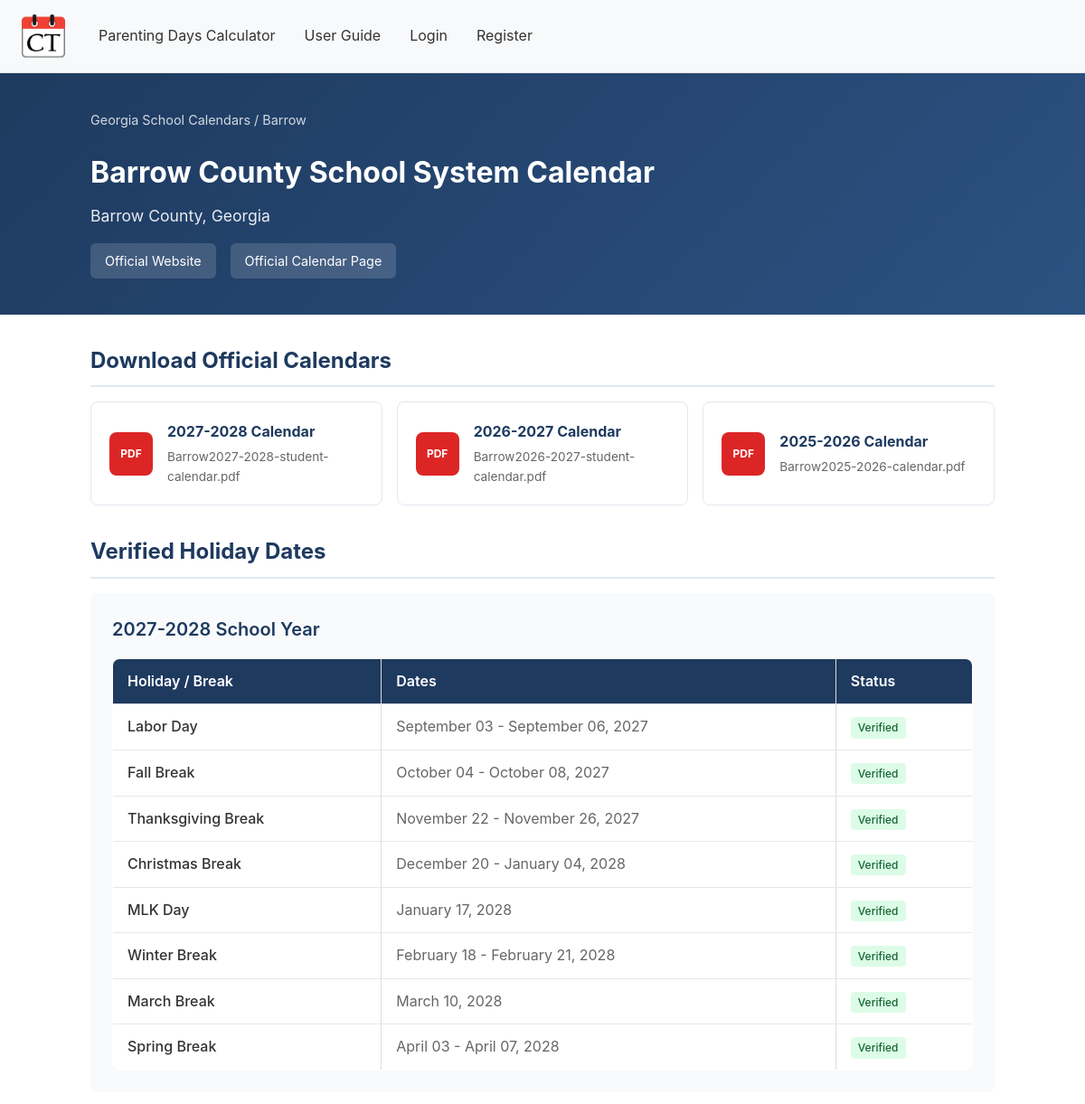
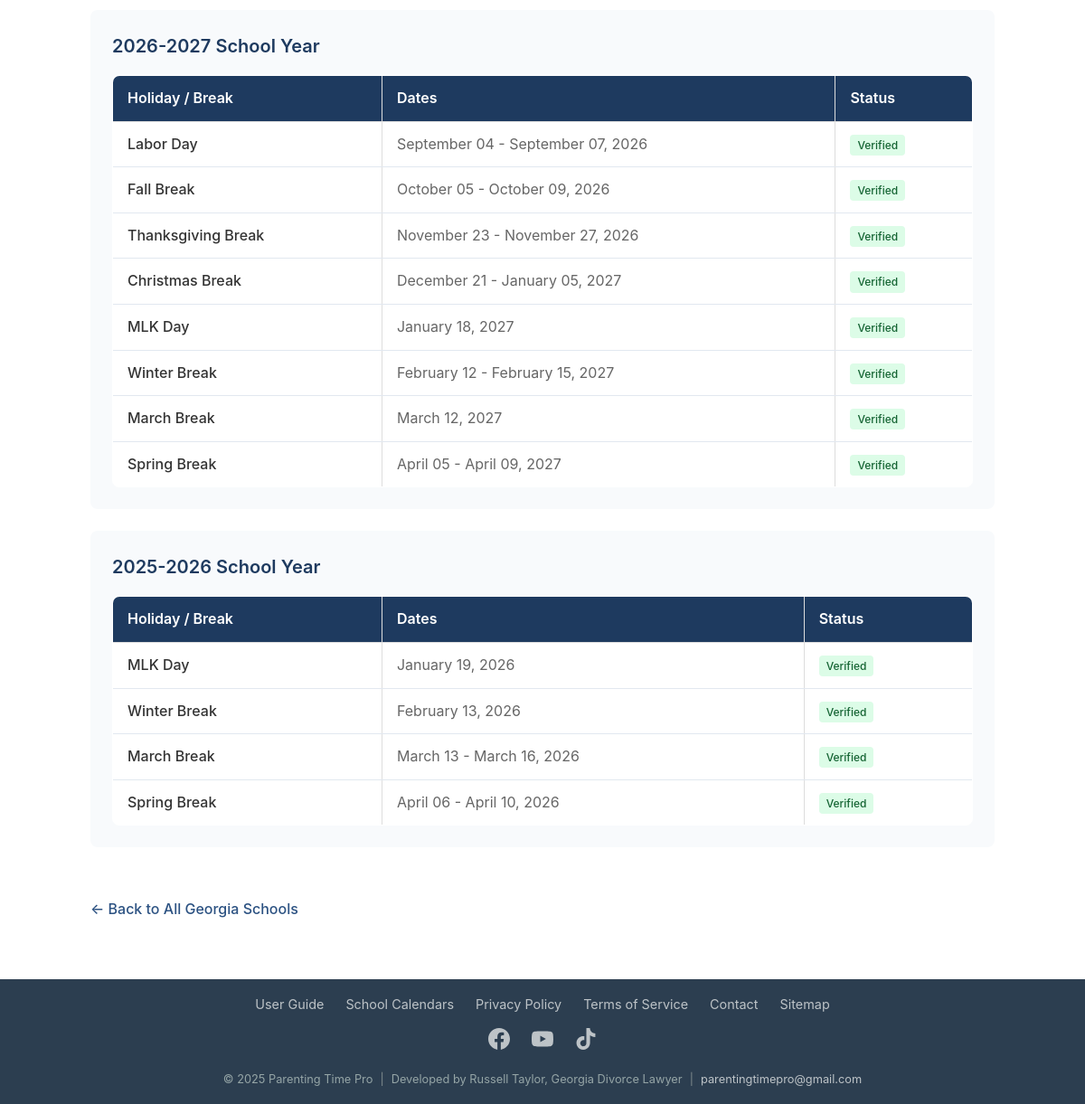
/georgia-school-calendars/barrow-county, run on the app's committed database (2 pictures, top to bottom).
### models.py (models this page shows, shortened)
class SchoolEntity(db.Model):
    __tablename__ = 'school_entity'
    id = db.Column(db.Integer, primary_key=True)
    entity_type = db.Column(db.String(20), nullable=False, default='public_district')
    district_name = db.Column(db.String(255), nullable=False)
    normalized_name = db.Column(db.String(255), nullable=False, index=True)
    county = db.Column(db.String(100), nullable=True, index=True)
    nces_id = db.Column(db.String(50), nullable=True)
    is_active = db.Column(db.Boolean, default=True)
    website = db.Column(db.String(500), nullable=True)
    official_website = db.Column(db.String(500), nullable=True)  # Main school district website
    calendar_page_url = db.Column(db.String(500), nullable=True)  # Direct link to calendar page
    slug = db.Column(db.String(100), nullable=True, unique=True, index=True)  # URL-friendly name
    created_at = db.Column(db.DateTime, default=datetime.utcnow)
    updated_at = db.Column(db.DateTime, default=datetime.utcnow, onupdate=datetime.utcnow)
    __table_args__ = (
        db.UniqueConstraint('entity_type', 'normalized_name', 'county', name='uix_entity_type_name_county'),
        db.Index('ix_entity_county_name', 'county', 'normalized_name'),
    )

class CalendarFile(db.Model):
    __tablename__ = 'calendar_file'
    id = db.Column(db.Integer, primary_key=True)
    school_entity_id = db.Column(db.Integer, db.ForeignKey('school_entity.id'), nullable=False)
    school_year = db.Column(db.String(20), nullable=False)  # "2025-2026"
    filename = db.Column(db.String(255), nullable=False)  # Original filename
    file_path = db.Column(db.String(500), nullable=False)  # Relative path in Official_Calendars
    file_type = db.Column(db.String(10), default='pdf')  # pdf, png, jpeg
    file_size = db.Column(db.Integer, nullable=True)  # Size in bytes
    created_at = db.Column(db.DateTime, default=datetime.utcnow)
    school_entity = db.relationship('SchoolEntity', backref=db.backref('calendar_files', lazy='dynamic'))
    __table_args__ = (
        db.Index('ix_file_entity_year', 'school_entity_id', 'school_year'),
    )

class VerifiedHoliday(db.Model):
    __tablename__ = 'verified_holiday'
    id = db.Column(db.Integer, primary_key=True)
    school_entity_id = db.Column(db.Integer, db.ForeignKey('school_entity.id'), nullable=False)
    school_year = db.Column(db.String(20), nullable=False)  # "2025-2026"
    name = db.Column(db.String(100), nullable=False)  # "Labor Day", "Spring Break"
    start_date = db.Column(db.Date, nullable=False)
    end_date = db.Column(db.Date, nullable=False)
    is_verified = db.Column(db.Boolean, default=True)  # True for human-verified, False for AI-detected
    source = db.Column(db.String(20), default='manual')  # 'manual', 'ai_detected', 'imported'
    confidence = db.Column(db.Float, nullable=True)  # AI confidence score (0.0-1.0)
    created_at = db.Column(db.DateTime, default=datetime.utcnow)
    updated_at = db.Column(db.DateTime, default=datetime.utcnow, onupdate=datetime.utcnow)
    school_entity = db.relationship('SchoolEntity', backref=db.backref('holidays', lazy='dynamic'))
    __table_args__ = (
        db.Index('ix_holiday_entity_year', 'school_entity_id', 'school_year'),
    )

### main.py (the view)
@main.route('/georgia-school-calendars/<slug>')
def school_calendar_detail(slug):
    entity = SchoolEntity.query.filter_by(slug=slug, is_active=True).first_or_404()
    holidays_by_year = {}
    holidays = VerifiedHoliday.query.filter_by(school_entity_id=entity.id).order_by(
        VerifiedHoliday.school_year.desc(),
        VerifiedHoliday.start_date
    ).all()
    for holiday in holidays:
        if holiday.school_year not in holidays_by_year:
            holidays_by_year[holiday.school_year] = []
        holidays_by_year[holiday.school_year].append(holiday)
    calendar_files = CalendarFile.query.filter_by(school_entity_id=entity.id).order_by(
        CalendarFile.school_year.desc()
    ).all()
    available_years = sorted(holidays_by_year.keys(), reverse=True)
    return render_template('school_calendar_detail.html',
        entity=entity,
        holidays_by_year=holidays_by_year,
        calendar_files=calendar_files,
        available_years=available_years
    )

### templates/school_calendar_detail.html (shortened to what this page needs)
{% extends "base.html" %}
{% block content %}
<div class="school-hero">
    <div class="school-hero-content">
        <div class="breadcrumb">
            <a href="{{ url_for('main.school_calendars_index') }}">Georgia School Calendars</a> / {{ entity.county or 'Georgia' }}
        </div>
        <h1>{{ entity.district_name }} Calendar</h1>
        {% if entity.county %}
        <div class="school-county">{{ entity.county }} County, Georgia</div>
        {% endif %}
        <div class="official-links">
            {% if entity.official_website %}
            <a href="{{ entity.official_website }}" target="_blank" rel="noopener" class="official-link">
                Official Website
            </a>
            {% endif %}
            {% if entity.calendar_page_url %}
            <a href="{{ entity.calendar_page_url }}" target="_blank" rel="noopener" class="official-link">
                Official Calendar Page
            </a>
            {% endif %}
        </div>
    </div>
</div>
<div class="content-container">
    {% if calendar_files %}
    <h2 class="section-title">Download Official Calendars</h2>
    <div class="downloads-grid">
        {% for file in calendar_files %}
        <a href="{{ url_for('main.download_calendar', file_id=file.id) }}" class="download-card">
            <div class="download-icon {% if file.file_type != 'pdf' %}image{% endif %}">
                {{ file.file_type|upper }}
            </div>
            <div class="download-info">
                <h3>{{ file.school_year }} Calendar</h3>
                <p>{{ file.filename }}</p>
            </div>
        </a>
        {% endfor %}
    </div>
    {% endif %}
    <h2 class="section-title">Verified Holiday Dates</h2>
    {% if holidays_by_year %}
        {% for year, holidays in holidays_by_year.items() %}
        <div class="year-section">
            <div class="year-header">{{ year }} School Year</div>
            <table class="holidays-table">
                <thead>
                    <tr>
                        <th>Holiday / Break</th>
                        <th>Dates</th>
                        <th>Status</th>
                    </tr>
                </thead>
                <tbody>
                    {% for holiday in holidays %}
                    <tr>
                        <td class="holiday-name">{{ holiday.name }}</td>
                        <td class="holiday-dates">
                            {% if holiday.start_date == holiday.end_date %}
                                {{ holiday.start_date.strftime('%B %d, %Y') }}
                            {% else %}
                                {{ holiday.start_date.strftime('%B %d') }} - {{ holiday.end_date.strftime('%B %d, %Y') }}
                            {% endif %}
                        </td>
                        <td>
                            <span class="verified-badge">Verified</span>
                        </td>
                    </tr>
                    {% endfor %}
                </tbody>
            </table>
        </div>
        {% endfor %}
    {% else %}
        <div class="no-data">
            No verified holiday dates available yet. Check back soon or download the official calendar PDF above.
        </div>
    {% endif %}
    <a href="{{ url_for('main.school_calendars_index') }}" class="back-link">
        &larr; Back to All Georgia Schools
    </a>
</div>
{% endblock %}

### static/css/styles.css (style rules this page uses)
body { margin: 0; padding: 0; font-family: -apple-system, BlinkMacSystemFont, 'Segoe UI', Roboto, Oxygen, Ubuntu, Cantarell, sans-serif; background-color: #ffffff; color: #333; line-height: 1.6; }
table { width: 100%; border-collapse: collapse; }
table, th, td { border: 1px solid #ddd; }
th, td { text-align: left; }
th { background-color: #f4f4f4; }

### templates/school_calendar_detail.html (style rules this page uses)
.school-hero { background: linear-gradient(135deg, #1e3a5f 0%, #2c5282 100%); color: white; padding: 2.5rem 2rem; margin-bottom: 2rem; }
.school-hero-content { max-width: 1000px; margin: 0 auto; }
.breadcrumb { font-size: 0.9rem; opacity: 0.8; margin-bottom: 1rem; }
.breadcrumb a { color: white; text-decoration: none; }
.school-hero h1 { font-size: 2rem; margin-bottom: 0.5rem; }
.school-county { font-size: 1.1rem; opacity: 0.9; }
.official-links { margin-top: 1rem; display: flex; gap: 1rem; flex-wrap: wrap; }
.official-link { display: inline-flex; align-items: center; gap: 0.5rem; padding: 0.5rem 1rem; background: rgba(255,255,255,0.15); border-radius: 6px; color: white; text-decoration: none; font-size: 0.9rem; transition: background 0.2s; }
.content-container { max-width: 1000px; margin: 0 auto; padding: 0 1rem 2rem; }
.section-title { font-size: 1.5rem; color: #1e3a5f; margin: 2rem 0 1rem; padding-bottom: 0.5rem; border-bottom: 2px solid #e2e8f0; }
.downloads-grid { display: grid; grid-template-columns: repeat(auto-fill, minmax(280px, 1fr)); gap: 1rem; margin-bottom: 2rem; }
.download-card { background: white; border: 1px solid #e2e8f0; border-radius: 8px; padding: 1.25rem; display: flex; align-items: center; gap: 1rem; transition: all 0.2s ease; text-decoration: none; color: inherit; }
.download-icon { width: 48px; height: 48px; background: #dc2626; border-radius: 8px; display: flex; align-items: center; justify-content: center; color: white; font-weight: bold; font-size: 0.75rem; flex-shrink: 0; }
.download-info h3 { margin: 0 0 0.25rem; font-size: 1rem; color: #1e3a5f; }
.download-info p { margin: 0; font-size: 0.85rem; color: #666; }
.year-section { background: #f8fafc; border-radius: 8px; padding: 1.5rem; margin-bottom: 1.5rem; }
.year-header { font-size: 1.25rem; color: #1e3a5f; margin-bottom: 1rem; font-weight: 600; }
.holidays-table { width: 100%; border-collapse: collapse; background: white; border-radius: 8px; overflow: hidden; }
.holidays-table th { background: #1e3a5f; color: white; padding: 0.75rem 1rem; text-align: left; font-weight: 600; }
.holidays-table td { padding: 0.75rem 1rem; border-bottom: 1px solid #e2e8f0; }
.holidays-table tr:last-child td { border-bottom: none; }
.holiday-name { font-weight: 500; }
.holiday-dates { color: #666; }
.verified-badge { display: inline-flex; align-items: center; gap: 0.25rem; background: #dcfce7; color: #166534; padding: 0.125rem 0.5rem; border-radius: 4px; font-size: 0.75rem; font-weight: 500; }
.back-link { display: inline-flex; align-items: center; gap: 0.5rem; color: #2c5282; text-decoration: none; font-weight: 500; margin-top: 2rem; }

### data on the page
SchoolEntity: county "Barrow", district_name "Barrow County School System"
CalendarFile: file_type "PDF", school_year "2027-2028", filename "Barrow2027-2028-student-calendar.pdf"
CalendarFile: file_type "PDF", school_year "2026-2027", filename "Barrow2026-2027-student-calendar.pdf"
CalendarFile: file_type "PDF", school_year "2025-2026", filename "Barrow2025-2026-calendar.pdf"
VerifiedHoliday: school_year "2027-2028", name "Labor Day", start_date "September 03", end_date "September 06, 2027"
VerifiedHoliday: name "Fall Break", start_date "October 04", end_date "October 08, 2027"
VerifiedHoliday: name "Thanksgiving Break", start_date "November 22", end_date "November 26, 2027"
VerifiedHoliday: name "Christmas Break", start_date "December 20", end_date "January 04, 2028"
VerifiedHoliday: name "MLK Day", start_date "January 17, 2028"
VerifiedHoliday: name "Winter Break", start_date "February 18", end_date "February 21, 2028"
VerifiedHoliday: name "March Break", start_date "March 10, 2028"
VerifiedHoliday: name "Spring Break", start_date "April 03", end_date "April 07, 2028"
VerifiedHoliday: school_year "2026-2027", name "Labor Day", start_date "September 04", end_date "September 07, 2026"
VerifiedHoliday: name "Fall Break", start_date "October 05", end_date "October 09, 2026"
VerifiedHoliday: name "Thanksgiving Break", start_date "November 23", end_date "November 27, 2026"
VerifiedHoliday: name "Christmas Break", start_date "December 21", end_date "January 05, 2027"
VerifiedHoliday: name "MLK Day", start_date "January 18, 2027"
VerifiedHoliday: name "Winter Break", start_date "February 12", end_date "February 15, 2027"
VerifiedHoliday: name "March Break", start_date "March 12, 2027"
VerifiedHoliday: name "Spring Break", start_date "April 05", end_date "April 09, 2027"
VerifiedHoliday: school_year "2025-2026", name "MLK Day", start_date "January 19, 2026"
VerifiedHoliday: name "Winter Break", start_date "February 13, 2026"
VerifiedHoliday: name "March Break", start_date "March 13", end_date "March 16, 2026"
VerifiedHoliday: name "Spring Break", start_date "April 06", end_date "April 10, 2026"
